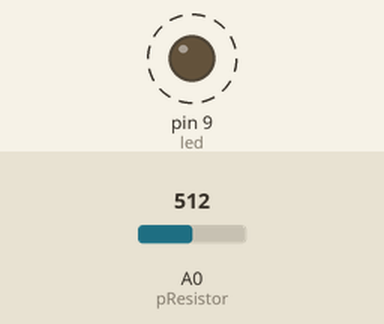
Recording of a sketch running on a simulated Arduino Uno, built with avr-gcc and run on an emulated ATmega328P. Shown: output pins drawn as LEDs (lit = HIGH). Dashed ring = blinking. The inputs (shaded band) are chosen by the test bench; at power-on: A0 (pResistor) = 512.

Above: at 1.8 s.
1.9 s: A0 (pResistor) set to 0
3.5 s: A0 (pResistor) set to 122
Timing chart, 0 to 13.5 s (numbered marks = the images above; inputs shaded):
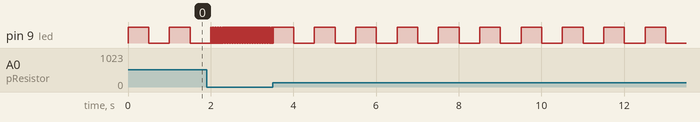

The sketch:

FADE.ino
```cpp
/*
  LED Blink Based on Photoresistor Input

  This sketch reads the value from a photoresistor (light sensor) connected to analog pin A0,
  and blinks an LED connected to PWM pin 9 based on ambient light levels.

  If the photoresistor reads 0 (very dark), the LED blinks rapidly (short delay).
  Otherwise, it blinks slowly (longer delay).

  Note: Although originally based on the Fade example, this sketch does not use analogWrite().
*/

const int led = 9;          // PWM pin where LED is connected
const int pResistor = A0;   // Analog pin where photoresistor is connected

int brightness = 0;         // Variable to store light level from photoresistor

void setup() {
    // Initialize pin modes
    pinMode(pResistor, INPUT);   // Set photoresistor pin as INPUT
    pinMode(led, OUTPUT);        // Set LED pin as OUTPUT

    // Optional: enable serial monitor for debugging
    // Serial.begin(9600);
}

void loop() {
    // Read the analog value from the photoresistor (0–1023)
    brightness = analogRead(pResistor);

    // Optional: print brightness value to serial monitor for debugging
    // Serial.println(brightness);

    // If the sensor reads complete darkness (brightness == 0)
    if (brightness == 0) {
        // Blink LED quickly
        digitalWrite(led, HIGH);
        delay(10);
        digitalWrite(led, LOW);
        delay(10);
    } else {
        // Otherwise, blink LED more slowly
        digitalWrite(led, HIGH);
        delay(500);
        digitalWrite(led, LOW);
        delay(500);
    }

    // Note: You can adjust thresholds or add analogWrite() for fading effect
}
```

Measured:
- after the input at 3.5 s, pin 9 (led): alternates HIGH for 0.50 s and LOW for 0.50 s, starting after 0.51 s
- by itself, pin 9 (led): alternates HIGH for 0.50 s and LOW for 0.50 s
